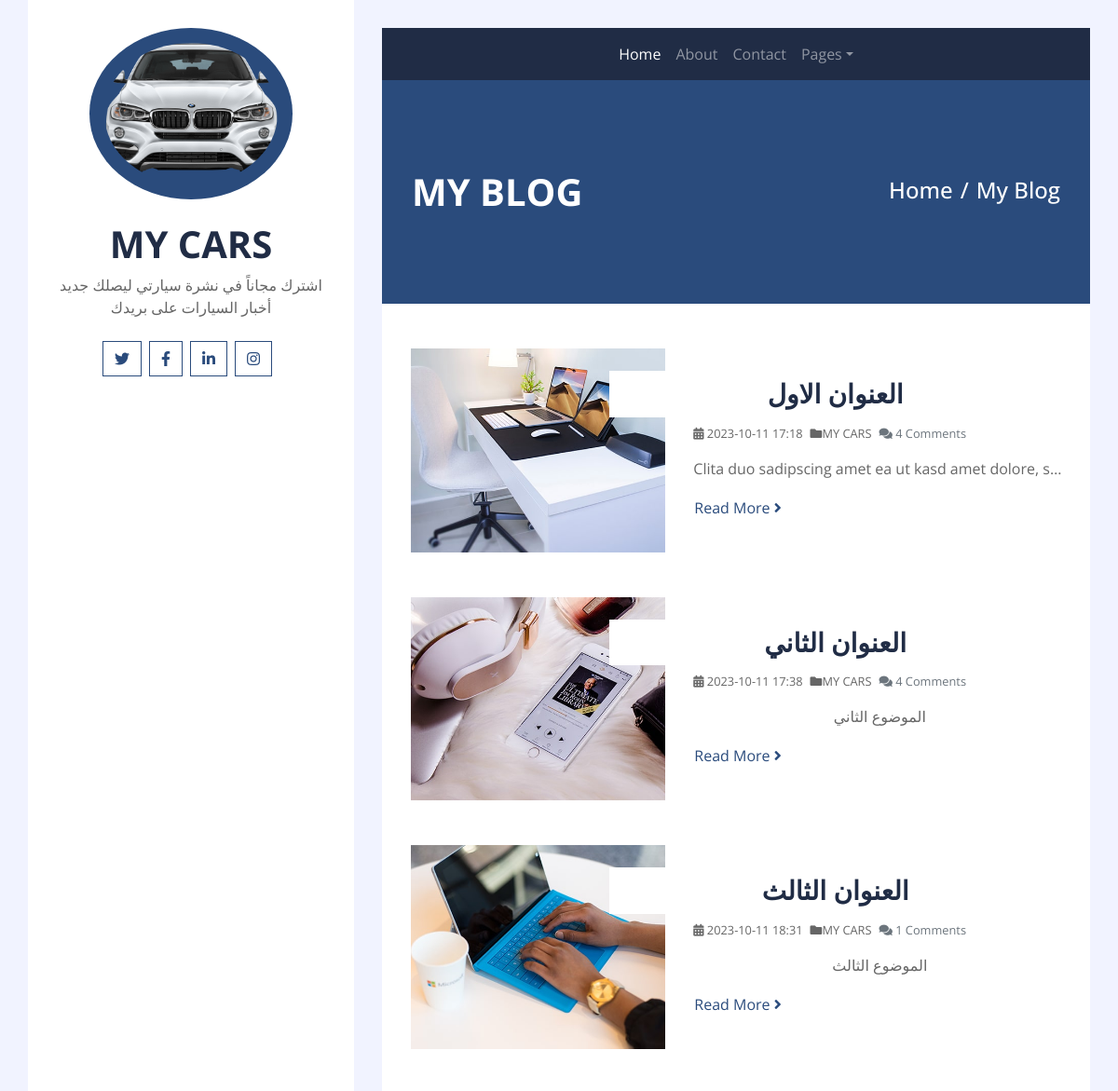
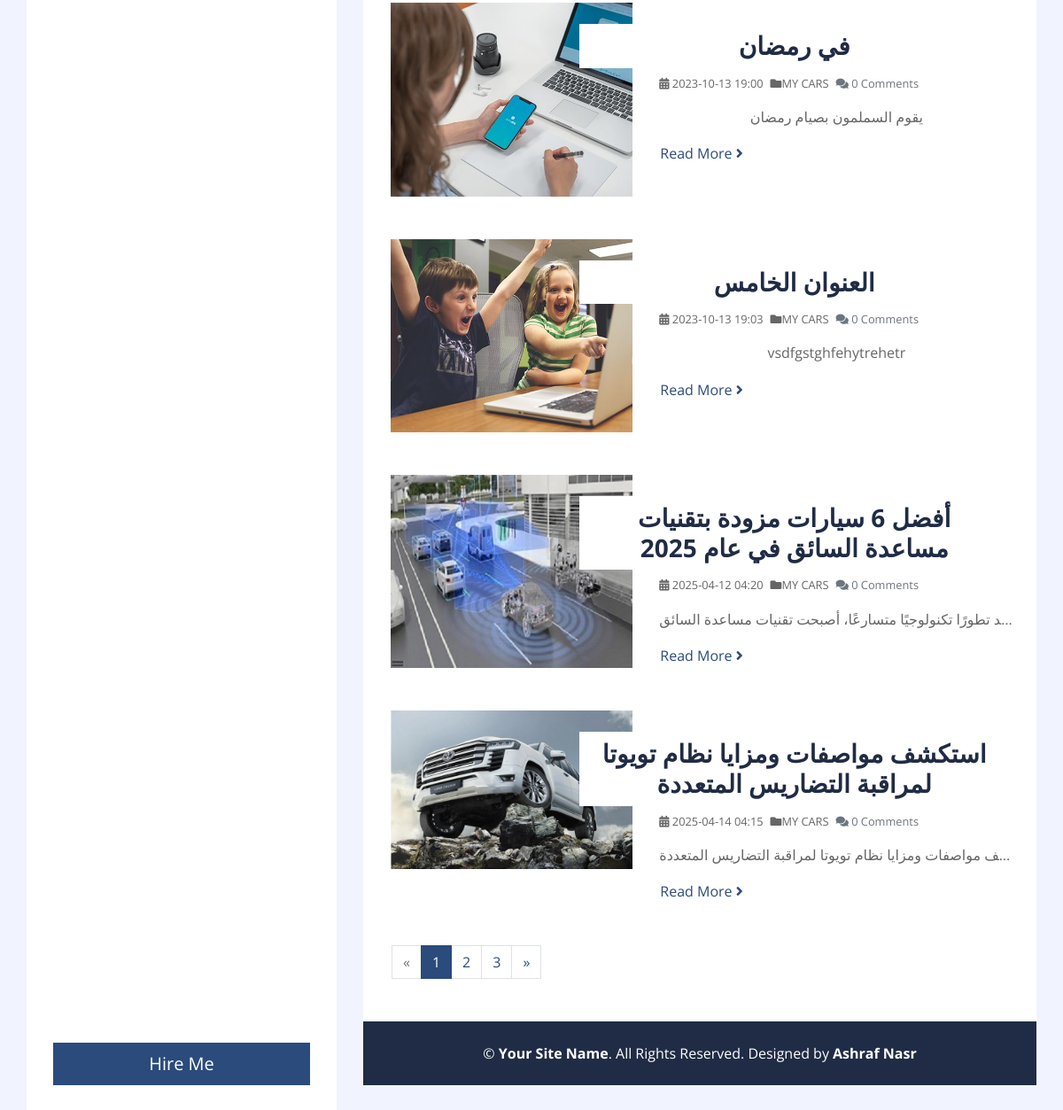
Screenshot of /blog.php with the database file from the repository (2 pictures, top to bottom).
### tables this page shows
CREATE TABLE `user` (
  `id` int(11) NOT NULL,
  `userName` varchar(255) NOT NULL,
  `userImg` varchar(255) NOT NULL,
  `userBaio` varchar(255) NOT NULL,
  `twiiter` varchar(255) DEFAULT NULL,
  `facebook` varchar(255) DEFAULT NULL,
  `linkedin` varchar(255) DEFAULT NULL,
  `instgram` varchar(255) DEFAULT NULL,
  `address` varchar(255) DEFAULT NULL,
  `email` varchar(255) DEFAULT NULL,
  `phone` varchar(255) DEFAULT NULL,
  `password` varchar(255) DEFAULT NULL
);

CREATE TABLE `posts` (
  `postID` int(11) NOT NULL,
  `postImg` varchar(255) NOT NULL,
  `postCont` longtext NOT NULL,
  `subPostCont` longtext DEFAULT NULL,
  `postTitle` varchar(255) NOT NULL,
  `subTitle` varchar(255) DEFAULT NULL,
  `postTime` datetime NOT NULL DEFAULT current_timestamp()
);

### blog.php (the view, shortened to what this page needs)
<?php
include_once('header.php');
include_once('side.php');
include_once('nav.php');
?>
<div class="container py-5 px-2 bg-primary">
    <div class="row py-5 px-4">
        <div class="col-sm-6 text-center text-md-left">
            <h1 class="mb-3 mb-md-0 text-white text-uppercase font-weight-bold">My Blog</h1>
        </div>
        <div class="col-sm-6 text-center text-md-right">
            <div class="d-inline-flex pt-2">
                <h4 class="m-0 text-white"><a class="text-white" href="">Home</a></h4>
                <h4 class="m-0 text-white px-2">/</h4>
                <h4 class="m-0 text-white">My Blog</h4>
            </div>
        </div>
    </div>
</div>
<div class="container bg-white pt-5">
    <?php
    $sql = "SELECT * FROM `posts`";
    $resalt = mysqli_query($conn, $sql);
    if ($resalt->num_rows > 0) {
        while ($rows = $resalt->fetch_assoc()) {
            $postID =  $rows['postID'];
    ?>
    <div class="row blog-item px-3 pb-5">
        <div class="col-md-5">
            <img class="img-fluid mb-4 mb-md-0" src="img/<?php echo $rows['postImg'] ?>" alt="Image">
        </div>
        <div class="col-md-7">
            <h3 class="mt-md-4 px-md-3 mb-2 py-2 bg-white font-weight-bold" style="text-align: center;">
                <?php echo $rows['postTitle'] ?></h3>
            <div class="d-flex mb-3">
                <small class="mr-2"><i class="fa fa-calendar-alt"></i>
                    <?php
                            $str =  $rows['postTime'];
                            $new_str = substr($str, 0, 16);
                            echo $new_str;
                            ?>
                </small>
                <small class="mr-2"><i class="fa fa-folder"></i>MY CARS</small>
                <?php
                        $sqlX = "SELECT COUNT(*) AS `x` FROM `comment` WHERE `comment`.`post_id` = $postID";
                        $resX = mysqli_query($conn, $sqlX);
                        if ($resX->num_rows > 0) {
                            while ($rowx = $resX->fetch_assoc()) {
                        ?>
                <small class="mr-2 text-muted"><i class="fa fa-comments"></i> <?php echo $rowx['x']; ?> Comments</small>
                <?php
                            }
                        }
                        ?>
            </div>
            <p style="text-align: center; display: block; width: 400px; overflow: hidden; white-space: nowrap;
                text-overflow: ellipsis;">
                <?php echo $rows['postCont'] ?>
            </p>
            <a class="btn btn-link p-0" href="single.php?id=<?php echo $rows['postID'] ?>">Read More <i
                    class="fa fa-angle-right"></i></a>
        </div>
    </div>
    <?php }
    } ?>
    <div class="row px-3 pb-5">
        <nav aria-label="Page navigation">
            <ul class="pagination m-0 mx-3">
                <li class="page-item disabled">
                    <a class="page-link" href="#" aria-label="Previous">
                        <span aria-hidden="true">&laquo;</span>
                    </a>
                </li>
                <li class="page-item active"><a class="page-link" href="#">1</a></li>
                <li class="page-item"><a class="page-link" href="#">2</a></li>
                <li class="page-item"><a class="page-link" href="#">3</a></li>
                <li class="page-item">
                    <a class="page-link" href="#" aria-label="Next">
                        <span aria-hidden="true">&raquo;</span>
                    </a>
                </li>
            </ul>
        </nav>
    </div>
</div>
<?php
include_once('footer.php');
?>

### side.php (shortened to what this page needs)
<?php
$servername = "sql12.freesqldatabase.com:3306";
$username = "sql12773468";
$password = "7mPPhBuEb2";
$dbname = "sql12773468";
$conn = new mysqli($servername, $username, $password, $dbname);
$sql = "SELECT * FROM `user`";
$res = mysqli_query($conn, $sql);
if ($res->num_rows > 0) {
    while ($row = $res->fetch_assoc()) {
?>
<body>
    <div class="wrapper">
        <div class="sidebar">
            <div class="sidebar-text d-flex flex-column h-100 justify-content-center text-center">
                <img class="mx-auto d-block w-75 bg-primary img-fluid rounded-circle mb-4 p-3"
                    src="img/<?php echo $row['userImg'] ?>" alt="Image">
                <h1 class="font-weight-bold"><?php echo $row['userName'] ?></h1>
                <p class="mb-4">
                    <?php echo $row['userBaio'] ?>
                </p>
                <div class="d-flex justify-content-center mb-5">
                    <a class="btn btn-outline-primary mr-2" href="<?php echo $row['twiiter'] ?>"><i
                            class="fab fa-twitter"></i></a>
                    <a class="btn btn-outline-primary mr-2" href="<?php echo $row['facebook'] ?>"><i
                            class="fab fa-facebook-f"></i></a>
                    <a class="btn btn-outline-primary mr-2" href="<?php echo $row['linkedin'] ?>"><i
                            class="fab fa-linkedin-in"></i></a>
                    <a class="btn btn-outline-primary mr-2" href="<?php echo $row['instgram'] ?>"><i
                            class="fab fa-instagram"></i></a>
                </div>
                <a href="" class="btn btn-lg btn-block btn-primary mt-auto">Hire Me</a>
            </div>
        </div>
        <?php }
} ?>

### rows the page displays
user: userImg (picture), userName "MY CARS", userBaio "اشترك مجاناً في نشرة سيارتي ليصلك جديد أخبار السيارات على بريدك"
posts: postImg (picture), postTitle "العنوان الاول", postTime "2023-10-11 17:18", x "4", postCont "Clita duo sadipscing amet ea ut kasd amet dolore, s…"
posts: postImg (picture), postTitle "العنوان الثاني", postTime "2023-10-11 17:38", x "4", postCont "الموضوع الثاني"
posts: postImg (picture), postTitle "العنوان الثالث", postTime "2023-10-11 18:31", x "1", postCont "الموضوع الثالث"
posts: postImg (picture), postTitle "في رمضان", postTime "2023-10-13 19:00", x "0", postCont "يقوم السملمون بصيام رمضان"
posts: postImg (picture), postTitle "العنوان الخامس", postTime "2023-10-13 19:03", x "0", postCont "vsdfgstghfehytrehetr"
posts: postImg (picture), postTitle "أفضل 6 سيارات مزودة بتقنيات مساعدة السائق في عام 2025", postTime "2025-04-12 04:20", x "0"
posts: postImg (picture), postTitle "استكشف مواصفات ومزايا نظام تويوتا لمراقبة التضاريس المتعددة", postTime "2025-04-14 04:15", x "0"
